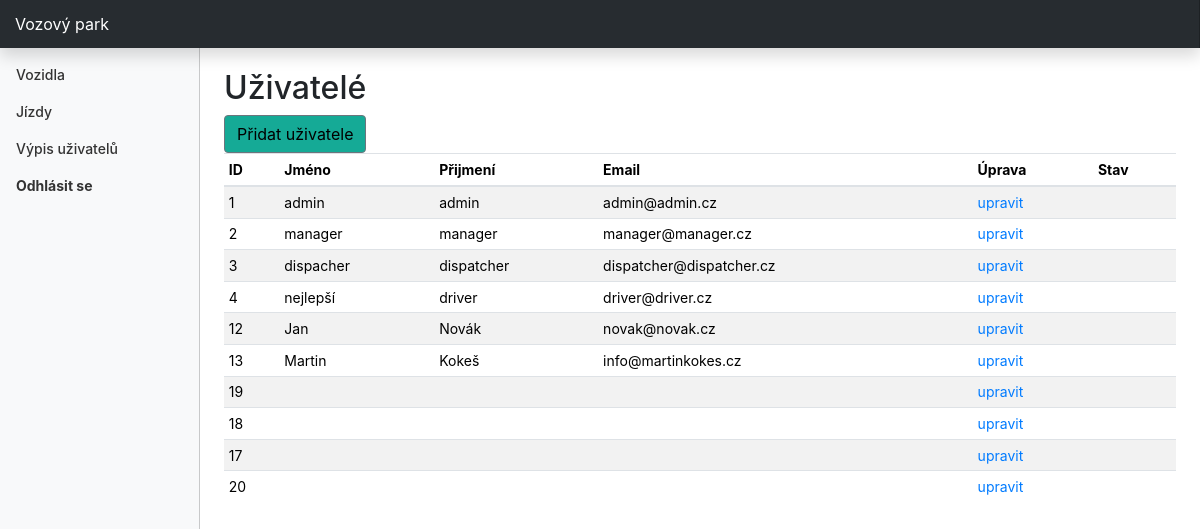
The page /employees.php (signed in) on the database its author committed.
### tables this page shows
CREATE TABLE `users` (
  `id_user` int(11) NOT NULL AUTO_INCREMENT,
  `id_role` int(11) NOT NULL,
  `firstname` varchar(255) NOT NULL,
  `surname` varchar(255) NOT NULL,
  `email` varchar(255) NOT NULL,
  `password` varchar(255) NOT NULL,
  PRIMARY KEY (`id_user`)
);

### inc/model.php (called while the page is built, shortened)
<?php
require_once 'inc/database.php';
class Model
{
    public static function getAllUsers()
    {
        $sql = 'SELECT * FROM users;';
        $result = Database::query($sql);
        while ($row = $result->fetch_assoc()) {
            $employees[] = $row;
        }
        return $employees;
    }
}

### inc/database.php (called while the page is built, shortened)
<?php
class Database
{
    private $_connection;
    private static $_instance;
    private $_host = "localhost";
    private $_username = "root";
    private $_password = "root";
    private $_database = "mop";
    public static function getInstance()
    {
        if (!self::$_instance) {
            self::$_instance = new self();
        }
        return self::$_instance;
    }
    public static function query($query)
    {
        return self::getInstance()->getConnection()->query($query);
    }
    private function __construct()
    {
        $this->_connection = new mysqli(
            $this->_host,
            $this->_username,
            $this->_password,
            $this->_database
        );
        $this->_connection->set_charset('utf8mb4');
    }
    public function getConnection()
    {
        return $this->_connection;
    }
}

### employees.php (the view, shortened to what this page needs)
<?php
include_once "header.php";
?>
<body>
    <?php
$employees = Model::getAllUsers();
?>
    <br>
    <h2>Uživatelé</h2>
    <a class="btn btn-secondary background-btn" href="addUser.php">Přidat uživatele</a>
    <div class="table-responsive">
        <table class=" tbl table table-striped table-sm">
            <thead>
                <tr>
                    <th>ID</th>
                    <th>Jméno</th>
                    <th>Přijmení</th>
                    <th>Email</th>
                    <th>Úprava</th>
                    <th>Stav</th>
                </tr>
            </thead>
            <tbody>
                <?php
            foreach ($employees as $employee) {
                ?><tr>
                    <td> <?php echo $employee['id_user'] ?></td>
                    <td> <?php echo $employee['firstname'] ?></td>
                    <td> <?php echo $employee['surname'] ?></td>
                    <td> <?php echo $employee['email'] ?></td>
                    <td> <a href="edit_user.php?id_user=<?= $employee['id_user'] ?>">upravit </a> </td>
                    <td>  </td>
                </tr> <?php
            }
                ?>
            </tbody>
        </table>
    </div>

### header.php (shortened to what this page needs)
<!DOCTYPE html>
<html lang="en">
<head>
    <link rel="stylesheet" href="libs/bootstrap/css/bootstrap.min.css">
    <link rel="stylesheet" type="text/css" href="style.css">
<nav class="navbar navbar-dark fixed-top bg-dark flex-md-nowrap p-0 shadow">
    <a class="menu navbar-brand col-sm-12 col-md-12 mr-0" href="index.php">Vozový park</a>
</nav>
<div class="container-fluid">
    <div class="row">
        <nav class="col-md-2 d-none d-md-block bg-light sidebar">
            <div class="sidebar sidebar-sticky">
                <ul class="nav flex-column">
                <?php if ($_SESSION["userRole"]=="1" || $_SESSION["userRole"] == "2") {
                        ?>   <li class="nav-item">
                        <a class="nav-link " href="cars.php">
                            Vozidla <span class="sr-only">(current)</span>
                        </a>
                    </li>
<?php
                }
                ?>
                    <?php if ($_SESSION["userRole"]=="1" || $_SESSION["userRole"] == "4") {
                        ?>  <li class="nav-item">
                        <a class="nav-link" href="rides.php">
                            Jízdy
                        </a>
                    </li>
                    <?php
                    }
                    ?>
                    <?php if ($_SESSION["userRole"]=="1" || $_SESSION["userRole"] == "2") {
                        ?> <li class="nav-item">
                        <a class="nav-link" href="employees.php">
                            Výpis uživatelů </a>
                    </li>
                    <?php
                    } ?>
                     <li class="nav-item">
                    <a class="nav-link" href="logout.php">
                        <b>Odhlásit se</b> </a>
                </li>
            </ul>
        </div>
    </nav>
    <main role="main" class="main col-md-9 ml-sm-auto col-lg-10 px-4">
</head>
<body>

### style.css (style rules this page uses)
.background-btn { background-color: rgb(21, 170, 150); color:black; }
body { font-size: .875rem; }
.sidebar { position: fixed; top: 0; bottom: 0; left: 0; z-index: 100; padding: 48px 0 0; box-shadow: inset -1px 0 0 rgba(0, 0, 0, .1); }
.sidebar-sticky { position: relative; top: 0; height: calc(100vh - 48px); padding-top: .5rem; overflow-x: hidden; overflow-y: auto; }
.sidebar .nav-link { font-weight: 500; color: #333; }
[role="main"] { padding-top: 133px; }
@media (min-width: 768px) { [role="main"] { padding-top: 48px; } }
.navbar-brand { padding-top: .75rem; padding-bottom: .75rem; font-size: 1rem; background-color: rgba(0, 0, 0, .25); box-shadow: inset -1px 0 0 rgba(0, 0, 0, .25); }
.tbl { color: black; border-color: black; }

### rows shown on the page
users: id_user "1", firstname "admin", surname "admin", email "admin@admin.cz"
users: id_user "2", firstname "manager", surname "manager", email "manager@manager.cz"
users: id_user "3", firstname "dispacher", surname "dispatcher", email "dispatcher@dispatcher.cz"
users: id_user "4", firstname "nejlepší", surname "driver", email "driver@driver.cz"
users: id_user "12", firstname "Jan", surname "Novák", email "novak@novak.cz"
users: id_user "13", firstname "Martin", surname "Kokeš", email "info@martinkokes.cz"
users: id_user "19"
users: id_user "18"
users: id_user "17"
users: id_user "20"
